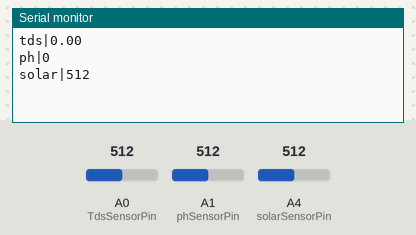
The sketch below on a simulated Arduino Uno, built with avr-gcc and run on an emulated ATmega328P. Parts: the last lines printed to the serial monitor. The test bench sets the inputs (shaded band); at power-on: A0 (TdsSensorPin) = 512, A1 (phSensorPin) = 512, A4 (solarSensorPin) = 512.

Above: at 1.2 s.
1.3 s: A0 (TdsSensorPin) set to 716
At 2.5 s:
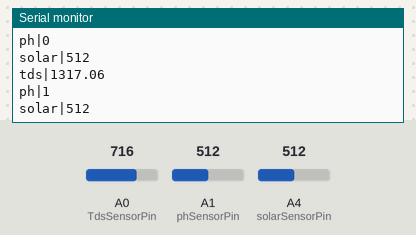
2.8 s: A1 (phSensorPin) set to 716
At 3.8 s:
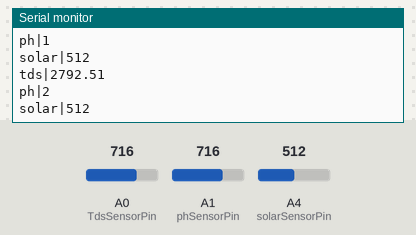
4.3 s: A4 (solarSensorPin) set to 716
At 5.6 s:
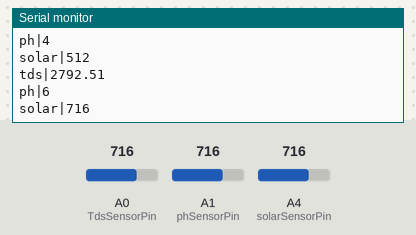
5.8 s: A0 (TdsSensorPin) set to 900
At 6.8 s:
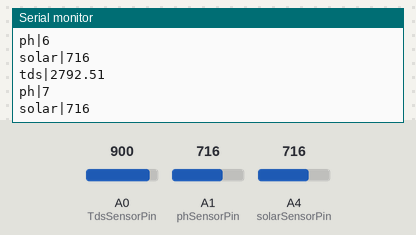
7.3 s: A4 (solarSensorPin) set to 900
At 8.5 s:
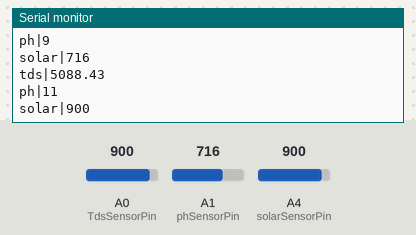
8.8 s: A1 (phSensorPin) set to 900
At 10.8 s:
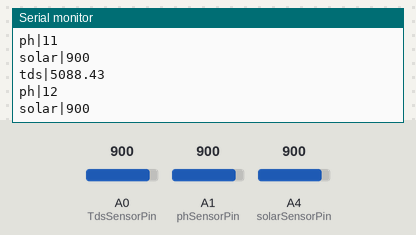
Timing chart, 0 to 11.3 s (numbered marks = the images above; inputs shaded):
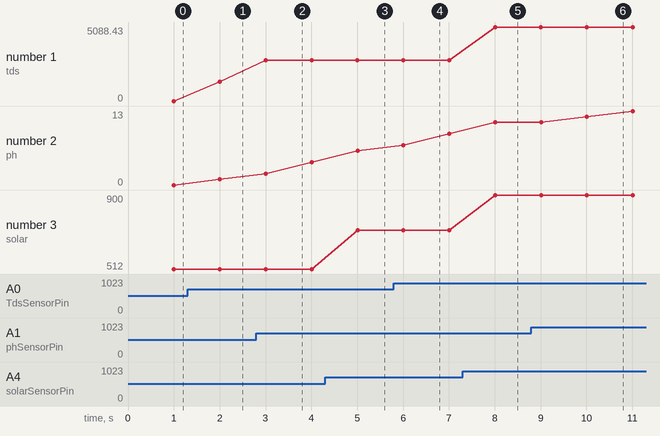

The sketch:

arduino.ino
```cpp
// Arduino - COM8

#define TdsSensorPin A0
#define VREF 5.0      // analog reference voltage(Volt) of the ADC
#define SCOUNT  20           // sum of sample point
int analogBuffer[SCOUNT];    // store the analog value in the array, read from ADC
int analogBufferTemp[SCOUNT];
int analogBufferIndex = 0,copyIndex = 0;
float averageVoltage = 0,tdsValue = 0,temperature = 25;


#define phSensorPin A1            //pH meter Analog output to Arduino Analog Input 0
#define Offset 0.00            //deviation compensate
#define samplingInterval 400
#define printInterval 1000
#define ArrayLenth  20    //times of collection
int pHArray[ArrayLenth];   //Store the average value of the sensor feedback
int pHArrayIndex=0, pHValue;

#define solarSensorPin A4
int solarValue;

int getMedianNum(int bArray[], int iFilterLen)
{
      int bTab[iFilterLen];
      for (byte i = 0; i<iFilterLen; i++)
      bTab[i] = bArray[i];
      int i, j, bTemp;
      for (j = 0; j < iFilterLen - 1; j++)
      {
      for (i = 0; i < iFilterLen - j - 1; i++)
          {
        if (bTab[i] > bTab[i + 1])
            {
        bTemp = bTab[i];
            bTab[i] = bTab[i + 1];
        bTab[i + 1] = bTemp;
         }
      }
      }
      if ((iFilterLen & 1) > 0)
    bTemp = bTab[(iFilterLen - 1) / 2];
      else
    bTemp = (bTab[iFilterLen / 2] + bTab[iFilterLen / 2 - 1]) / 2;
      return bTemp;
}

double avergearray(int* arr, int number){
  int i;
  int max,min;
  double avg;
  long amount=0;
  if(number<=0){
//    Serial.println("Error number for the array to avraging!/n");
    return 0;
  }
  if(number<5){   //less than 5, calculated directly statistics
    for(i=0;i<number;i++){
      amount+=arr[i];
    }
    avg = amount/number;
    return avg;
  }else{
    if(arr[0]<arr[1]){
      min = arr[0];max=arr[1];
    }
    else{
      min=arr[1];max=arr[0];
    }
    for(i=2;i<number;i++){
      if(arr[i]<min){
        amount+=min;        //arr<min
        min=arr[i];
      }else {
        if(arr[i]>max){
          amount+=max;    //arr>max
          max=arr[i];
        }else{
          amount+=arr[i]; //min<=arr<=max
        }
      }//if
    }//for
    avg = (double)amount/(number-2);
  }//if
  return avg;
}

void readTdsSensor() {
   static unsigned long analogSampleTimepoint = millis();
   if(millis()-analogSampleTimepoint > 40U)     //every 40 milliseconds,read the analog value from the ADC
   {
     analogSampleTimepoint = millis();
     analogBuffer[analogBufferIndex] = analogRead(TdsSensorPin);    //read the analog value and store into the buffer
     //Serial.println(analogBuffer[analogBufferIndex]);
     analogBufferIndex++;
     if(analogBufferIndex == SCOUNT)
         analogBufferIndex = 0;
   }
   static unsigned long printTimepoint = millis();
   if(millis()-printTimepoint > 1000U)
   {
      printTimepoint = millis();
      for(copyIndex=0;copyIndex<SCOUNT;copyIndex++)
        analogBufferTemp[copyIndex]= analogBuffer[copyIndex];
      averageVoltage = getMedianNum(analogBufferTemp,SCOUNT) * (float)VREF / 1023.0; // read the analog value more stable by the median filtering algorithm, and convert to voltage value
      float compensationCoefficient=1.0+0.02*(temperature-25.0);    //temperature compensation formula: fFinalResult(25^C) = fFinalResult(current)/(1.0+0.02*(fTP-25.0));
      float compensationVolatge=averageVoltage/compensationCoefficient;  //temperature compensation
      tdsValue=(133.42*compensationVolatge*compensationVolatge*compensationVolatge - 255.86*compensationVolatge*compensationVolatge + 857.39*compensationVolatge)*0.5; //convert voltage value to tds value
   }
}

void readPhSensor() {
  static unsigned long samplingTime = millis();
  static unsigned long printTime = millis();
  static float voltage;
  if(millis()-samplingTime > samplingInterval)
  {
      pHArray[pHArrayIndex++]=analogRead(phSensorPin);
      if(pHArrayIndex==ArrayLenth)pHArrayIndex=0;
      voltage = avergearray(pHArray, ArrayLenth)*5.0/1024;
      pHValue = 3.5*voltage+Offset;
      samplingTime=millis();
  }
}

void readSolarSensor() {
  solarValue = analogRead(solarSensorPin);
}

void setup() {
  // put your setup code here, to run once:
  Serial.begin(115200);
  pinMode(TdsSensorPin, INPUT);
  pinMode(solarSensorPin, INPUT);

}
void loop() {
  static long tdsPrev = millis();
  static long phPrev = millis();
  static long solarPrev = millis();

  readTdsSensor();
  readPhSensor();
  readSolarSensor();

  long tdsNow = millis();
  if(tdsNow - tdsPrev > 1000) {
    Serial.print("tds|");
    Serial.println(tdsValue);
    tdsPrev = tdsNow;
  }

  long phNow = millis();
  if(phNow - phPrev > 1000) {
    Serial.print("ph|");
    Serial.println(pHValue);
    phPrev = phNow;
  }

  long solarNow = millis();
  if (solarNow - solarPrev > 1000) {
    Serial.print("solar|");
    Serial.println(solarValue);
    solarPrev = solarNow;
  }
}
```

Measured:
- after the input at 4.3 s, the serial monitor: prints a new line after 0.71 s (image 3)
- after the input at 7.3 s, the serial monitor: prints a new line after 0.71 s (image 5)
- plotted number 2: 1 → 4 after the input at 2.8 s, 11 → 13 after the input at 8.8 s
- plotted number 3: 512 → 716 after the input at 4.3 s, 716 → 900 after the input at 7.3 s
